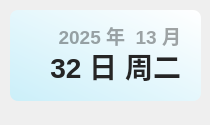
<?xml version="1.0" encoding="UTF-8"?>
<ui version="4.0">
 <class>Form</class>
 <widget class="QWidget" name="Form">
  <property name="geometry">
   <rect>
    <x>0</x>
    <y>0</y>
    <width>210</width>
    <height>125</height>
   </rect>
  </property>
  <property name="minimumSize">
   <size>
    <width>0</width>
    <height>0</height>
   </size>
  </property>
  <property name="maximumSize">
   <size>
    <width>16777215</width>
    <height>65536</height>
   </size>
  </property>
  <property name="windowTitle">
   <string>时间</string>
  </property>
  <widget class="QLabel" name="date_text">
   <property name="geometry">
    <rect>
     <x>20</x>
     <y>20</y>
     <width>161</width>
     <height>31</height>
    </rect>
   </property>
   <property name="font">
    <font>
     <family>Microsoft YaHei UI</family>
     <pointsize>14</pointsize>
     <weight>75</weight>
     <bold>true</bold>
    </font>
   </property>
   <property name="styleSheet">
    <string notr="true">color: rgba(0, 0, 0, 90);
font-weight: bold;</string>
   </property>
   <property name="text">
    <string>2025 年  13 月</string>
   </property>
   <property name="textFormat">
    <enum>Qt::PlainText</enum>
   </property>
   <property name="alignment">
    <set>Qt::AlignRight|Qt::AlignTrailing|Qt::AlignVCenter</set>
   </property>
  </widget>
  <widget class="QLabel" name="day_text">
   <property name="geometry">
    <rect>
     <x>30</x>
     <y>40</y>
     <width>151</width>
     <height>51</height>
    </rect>
   </property>
   <property name="font">
    <font>
     <family>Microsoft YaHei UI</family>
     <pointsize>21</pointsize>
     <weight>75</weight>
     <bold>true</bold>
    </font>
   </property>
   <property name="styleSheet">
    <string notr="true">border: none;
color: rgba(37, 37, 37, 255);
font-weight: bold</string>
   </property>
   <property name="text">
    <string>32 日 周二</string>
   </property>
   <property name="textFormat">
    <enum>Qt::PlainText</enum>
   </property>
   <property name="alignment">
    <set>Qt::AlignRight|Qt::AlignTrailing|Qt::AlignVCenter</set>
   </property>
  </widget>
  <widget class="QLabel" name="backgnd">
   <property name="geometry">
    <rect>
     <x>10</x>
     <y>10</y>
     <width>191</width>
     <height>91</height>
    </rect>
   </property>
   <property name="styleSheet">
    <string notr="true">background-color: qlineargradient(spread:pad, x1:0, y1:1, x2:1, y2:0, stop:0 rgba(203, 239, 249, 255), stop:1 rgba(255, 255, 255, 255));
border-radius: 8px</string>
   </property>
   <property name="text">
    <string/>
   </property>
  </widget>
  <widget class="QLabel" name="img">
   <property name="geometry">
    <rect>
     <x>10</x>
     <y>10</y>
     <width>91</width>
     <height>91</height>
    </rect>
   </property>
   <property name="styleSheet">
    <string notr="true"/>
   </property>
   <property name="pixmap">
    <pixmap>img/1.png</pixmap>
   </property>
   <property name="scaledContents">
    <bool>true</bool>
   </property>
  </widget>
  <zorder>backgnd</zorder>
  <zorder>img</zorder>
  <zorder>date_text</zorder>
  <zorder>day_text</zorder>
 </widget>
 <resources/>
 <connections/>
</ui>
